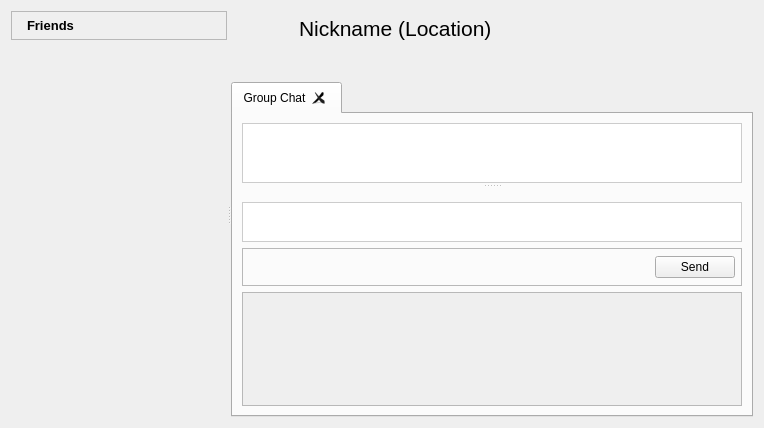
<?xml version="1.0" encoding="UTF-8"?>
<ui version="4.0">
 <class>FriendsDialog</class>
 <widget class="QWidget" name="FriendsDialog">
  <property name="geometry">
   <rect>
    <x>0</x>
    <y>0</y>
    <width>764</width>
    <height>428</height>
   </rect>
  </property>
  <layout class="QGridLayout" name="gridLayout_6">
   <item row="0" column="0">
    <widget class="QSplitter" name="splitter">
     <property name="orientation">
      <enum>Qt::Horizontal</enum>
     </property>
     <widget class="QWidget" name="layoutWidget">
      <layout class="QGridLayout" name="friendListLayout">
       <property name="horizontalSpacing">
        <number>6</number>
       </property>
       <property name="verticalSpacing">
        <number>0</number>
       </property>
       <item row="0" column="0">
        <widget class="QFrame" name="titleBarFrame">
         <property name="frameShape">
          <enum>QFrame::StyledPanel</enum>
         </property>
         <property name="frameShadow">
          <enum>QFrame::Raised</enum>
         </property>
         <layout class="QHBoxLayout" name="horizontalLayout_2">
          <property name="margin">
           <number>2</number>
          </property>
          <item>
           <widget class="QLabel" name="titleBarPixmap">
            <property name="text">
             <string/>
            </property>
            <property name="pixmap">
             <pixmap resource="images.qrc">:/images/user/friends24.png</pixmap>
            </property>
           </widget>
          </item>
          <item>
           <widget class="QLabel" name="titleBarLabel">
            <property name="font">
             <font>
              <family>Arial</family>
              <pointsize>10</pointsize>
              <weight>75</weight>
              <bold>true</bold>
             </font>
            </property>
            <property name="text">
             <string>Friends</string>
            </property>
           </widget>
          </item>
          <item>
           <spacer>
            <property name="orientation">
             <enum>Qt::Horizontal</enum>
            </property>
            <property name="sizeHint" stdset="0">
             <size>
              <width>123</width>
              <height>13</height>
             </size>
            </property>
           </spacer>
          </item>
          <item>
           <widget class="QToolButton" name="displayButton">
            <property name="sizePolicy">
             <sizepolicy hsizetype="Fixed" vsizetype="Fixed">
              <horstretch>30</horstretch>
              <verstretch>0</verstretch>
             </sizepolicy>
            </property>
            <property name="focusPolicy">
             <enum>Qt::NoFocus</enum>
            </property>
            <property name="toolTip">
             <string>Display</string>
            </property>
            <property name="icon">
             <iconset resource="images.qrc">
              <normaloff>:/images/looknfeel.png</normaloff>:/images/looknfeel.png</iconset>
            </property>
            <property name="iconSize">
             <size>
              <width>32</width>
              <height>16</height>
             </size>
            </property>
            <property name="popupMode">
             <enum>QToolButton::InstantPopup</enum>
            </property>
            <property name="autoRaise">
             <bool>true</bool>
            </property>
           </widget>
          </item>
          <item>
           <widget class="QToolButton" name="menutoolButton">
            <property name="focusPolicy">
             <enum>Qt::NoFocus</enum>
            </property>
            <property name="toolTip">
             <string>Add</string>
            </property>
            <property name="text">
             <string/>
            </property>
            <property name="icon">
             <iconset resource="images.qrc">
              <normaloff>:/images/edit_add24.png</normaloff>:/images/edit_add24.png</iconset>
            </property>
            <property name="iconSize">
             <size>
              <width>32</width>
              <height>16</height>
             </size>
            </property>
            <property name="popupMode">
             <enum>QToolButton::InstantPopup</enum>
            </property>
            <property name="autoRaise">
             <bool>true</bool>
            </property>
           </widget>
          </item>
         </layout>
        </widget>
       </item>
       <item row="3" column="0">
        <widget class="FriendList" name="friendList" native="true">
         <property name="sizePolicy">
          <sizepolicy hsizetype="MinimumExpanding" vsizetype="Expanding">
           <horstretch>0</horstretch>
           <verstretch>0</verstretch>
          </sizepolicy>
         </property>
         <property name="minimumSize">
          <size>
           <width>150</width>
           <height>0</height>
          </size>
         </property>
         <property name="styleSheet">
          <string notr="true">b{}</string>
         </property>
        </widget>
       </item>
      </layout>
     </widget>
     <widget class="QWidget" name="layoutWidget_1">
      <layout class="QGridLayout" name="tabLayout">
       <property name="verticalSpacing">
        <number>1</number>
       </property>
       <item row="0" column="0">
        <widget class="QFrame" name="headerFrame">
         <property name="minimumSize">
          <size>
           <width>0</width>
           <height>70</height>
          </size>
         </property>
         <property name="maximumSize">
          <size>
           <width>16777215</width>
           <height>70</height>
          </size>
         </property>
         <layout class="QGridLayout" name="gridLayout">
          <property name="leftMargin">
           <number>1</number>
          </property>
          <property name="topMargin">
           <number>1</number>
          </property>
          <item row="0" column="0" rowspan="2">
           <widget class="AvatarWidget" name="avatar">
            <property name="minimumSize">
             <size>
              <width>61</width>
              <height>61</height>
             </size>
            </property>
            <property name="maximumSize">
             <size>
              <width>61</width>
              <height>61</height>
             </size>
            </property>
           </widget>
          </item>
          <item row="0" column="1" colspan="2">
           <widget class="QLabel" name="nicknameLabel">
            <property name="minimumSize">
             <size>
              <width>0</width>
              <height>32</height>
             </size>
            </property>
            <property name="maximumSize">
             <size>
              <width>16777215</width>
              <height>42</height>
             </size>
            </property>
            <property name="font">
             <font>
              <pointsize>16</pointsize>
             </font>
            </property>
            <property name="text">
             <string notr="true">Nickname (Location)</string>
            </property>
           </widget>
          </item>
          <item row="0" column="3">
           <spacer name="horizontalSpacer">
            <property name="orientation">
             <enum>Qt::Horizontal</enum>
            </property>
            <property name="sizeHint" stdset="0">
             <size>
              <width>221</width>
              <height>76</height>
             </size>
            </property>
           </spacer>
          </item>
          <item row="1" column="2" colspan="2">
           <spacer name="horizontalSpacer_2">
            <property name="orientation">
             <enum>Qt::Horizontal</enum>
            </property>
            <property name="sizeHint" stdset="0">
             <size>
              <width>277</width>
              <height>20</height>
             </size>
            </property>
           </spacer>
          </item>
          <item row="1" column="1">
           <widget class="QToolButton" name="mypersonalstatusLabel">
            <property name="sizePolicy">
             <sizepolicy hsizetype="Minimum" vsizetype="Preferred">
              <horstretch>0</horstretch>
              <verstretch>0</verstretch>
             </sizepolicy>
            </property>
            <property name="toolTip">
             <string>Edit Personal message</string>
            </property>
            <property name="text">
             <string/>
            </property>
            <property name="autoRaise">
             <bool>true</bool>
            </property>
           </widget>
          </item>
         </layout>
        </widget>
       </item>
       <item row="1" column="0">
        <widget class="ChatTabWidget" name="tabWidget">
         <property name="currentIndex">
          <number>0</number>
         </property>
         <property name="tabsClosable">
          <bool>true</bool>
         </property>
         <widget class="QWidget" name="groupChatTab">
          <attribute name="title">
           <string>Group Chat</string>
          </attribute>
          <layout class="QGridLayout" name="gridLayout_3">
           <item row="1" column="0">
            <widget class="QFrame" name="toolBarFrame">
             <property name="maximumSize">
              <size>
               <width>16777215</width>
               <height>38</height>
              </size>
             </property>
             <property name="frameShape">
              <enum>QFrame::StyledPanel</enum>
             </property>
             <property name="frameShadow">
              <enum>QFrame::Raised</enum>
             </property>
             <layout class="QHBoxLayout" name="horizontalLayout">
              <property name="margin">
               <number>6</number>
              </property>
              <item>
               <widget class="QToolButton" name="emoticonBtn">
                <property name="sizePolicy">
                 <sizepolicy hsizetype="Expanding" vsizetype="Expanding">
                  <horstretch>0</horstretch>
                  <verstretch>0</verstretch>
                 </sizepolicy>
                </property>
                <property name="minimumSize">
                 <size>
                  <width>24</width>
                  <height>24</height>
                 </size>
                </property>
                <property name="maximumSize">
                 <size>
                  <width>24</width>
                  <height>24</height>
                 </size>
                </property>
                <property name="focusPolicy">
                 <enum>Qt::NoFocus</enum>
                </property>
                <property name="icon">
                 <iconset resource="images.qrc">
                  <normaloff>:/images/emoticons/kopete/kopete020.png</normaloff>:/images/emoticons/kopete/kopete020.png</iconset>
                </property>
                <property name="iconSize">
                 <size>
                  <width>24</width>
                  <height>24</height>
                 </size>
                </property>
                <property name="autoRaise">
                 <bool>true</bool>
                </property>
               </widget>
              </item>
              <item>
               <widget class="QToolButton" name="textboldChatButton">
                <property name="sizePolicy">
                 <sizepolicy hsizetype="Expanding" vsizetype="Expanding">
                  <horstretch>0</horstretch>
                  <verstretch>0</verstretch>
                 </sizepolicy>
                </property>
                <property name="minimumSize">
                 <size>
                  <width>24</width>
                  <height>24</height>
                 </size>
                </property>
                <property name="maximumSize">
                 <size>
                  <width>24</width>
                  <height>24</height>
                 </size>
                </property>
                <property name="focusPolicy">
                 <enum>Qt::NoFocus</enum>
                </property>
                <property name="toolTip">
                 <string>Bold</string>
                </property>
                <property name="icon">
                 <iconset resource="images.qrc">
                  <normaloff>:/images/edit-bold.png</normaloff>:/images/edit-bold.png</iconset>
                </property>
                <property name="checkable">
                 <bool>true</bool>
                </property>
                <property name="autoRaise">
                 <bool>true</bool>
                </property>
               </widget>
              </item>
              <item>
               <widget class="QToolButton" name="textunderlineChatButton">
                <property name="sizePolicy">
                 <sizepolicy hsizetype="Expanding" vsizetype="Expanding">
                  <horstretch>0</horstretch>
                  <verstretch>0</verstretch>
                 </sizepolicy>
                </property>
                <property name="minimumSize">
                 <size>
                  <width>24</width>
                  <height>24</height>
                 </size>
                </property>
                <property name="maximumSize">
                 <size>
                  <width>24</width>
                  <height>24</height>
                 </size>
                </property>
                <property name="focusPolicy">
                 <enum>Qt::NoFocus</enum>
                </property>
                <property name="toolTip">
                 <string>Underline</string>
                </property>
                <property name="text">
                 <string/>
                </property>
                <property name="icon">
                 <iconset resource="images.qrc">
                  <normaloff>:/images/edit-underline.png</normaloff>:/images/edit-underline.png</iconset>
                </property>
                <property name="checkable">
                 <bool>true</bool>
                </property>
                <property name="autoRaise">
                 <bool>true</bool>
                </property>
               </widget>
              </item>
              <item>
               <widget class="QToolButton" name="textitalicChatButton">
                <property name="sizePolicy">
                 <sizepolicy hsizetype="Expanding" vsizetype="Expanding">
                  <horstretch>0</horstretch>
                  <verstretch>0</verstretch>
                 </sizepolicy>
                </property>
                <property name="minimumSize">
                 <size>
                  <width>24</width>
                  <height>24</height>
                 </size>
                </property>
                <property name="maximumSize">
                 <size>
                  <width>24</width>
                  <height>24</height>
                 </size>
                </property>
                <property name="focusPolicy">
                 <enum>Qt::NoFocus</enum>
                </property>
                <property name="toolTip">
                 <string>Italic</string>
                </property>
                <property name="icon">
                 <iconset resource="images.qrc">
                  <normaloff>:/images/edit-italic.png</normaloff>:/images/edit-italic.png</iconset>
                </property>
                <property name="checkable">
                 <bool>true</bool>
                </property>
                <property name="autoRaise">
                 <bool>true</bool>
                </property>
               </widget>
              </item>
              <item>
               <widget class="QToolButton" name="fontsButton">
                <property name="sizePolicy">
                 <sizepolicy hsizetype="Expanding" vsizetype="Expanding">
                  <horstretch>0</horstretch>
                  <verstretch>0</verstretch>
                 </sizepolicy>
                </property>
                <property name="minimumSize">
                 <size>
                  <width>24</width>
                  <height>24</height>
                 </size>
                </property>
                <property name="maximumSize">
                 <size>
                  <width>24</width>
                  <height>24</height>
                 </size>
                </property>
                <property name="focusPolicy">
                 <enum>Qt::NoFocus</enum>
                </property>
                <property name="toolTip">
                 <string>Font</string>
                </property>
                <property name="icon">
                 <iconset resource="images.qrc">
                  <normaloff>:/images/fonts.png</normaloff>:/images/fonts.png</iconset>
                </property>
                <property name="autoRaise">
                 <bool>true</bool>
                </property>
               </widget>
              </item>
              <item>
               <widget class="QToolButton" name="colorChatButton">
                <property name="sizePolicy">
                 <sizepolicy hsizetype="Expanding" vsizetype="Expanding">
                  <horstretch>0</horstretch>
                  <verstretch>0</verstretch>
                 </sizepolicy>
                </property>
                <property name="minimumSize">
                 <size>
                  <width>24</width>
                  <height>24</height>
                 </size>
                </property>
                <property name="maximumSize">
                 <size>
                  <width>24</width>
                  <height>24</height>
                 </size>
                </property>
                <property name="focusPolicy">
                 <enum>Qt::NoFocus</enum>
                </property>
                <property name="toolTip">
                 <string>Text Color</string>
                </property>
                <property name="autoRaise">
                 <bool>true</bool>
                </property>
               </widget>
              </item>
              <item>
               <widget class="QToolButton" name="menuButton">
                <property name="sizePolicy">
                 <sizepolicy hsizetype="Expanding" vsizetype="Expanding">
                  <horstretch>0</horstretch>
                  <verstretch>0</verstretch>
                 </sizepolicy>
                </property>
                <property name="minimumSize">
                 <size>
                  <width>24</width>
                  <height>24</height>
                 </size>
                </property>
                <property name="maximumSize">
                 <size>
                  <width>24</width>
                  <height>24</height>
                 </size>
                </property>
                <property name="focusPolicy">
                 <enum>Qt::NoFocus</enum>
                </property>
                <property name="icon">
                 <iconset resource="images.qrc">
                  <normaloff>:/images/configure.png</normaloff>:/images/configure.png</iconset>
                </property>
                <property name="iconSize">
                 <size>
                  <width>22</width>
                  <height>22</height>
                 </size>
                </property>
                <property name="popupMode">
                 <enum>QToolButton::InstantPopup</enum>
                </property>
                <property name="autoRaise">
                 <bool>true</bool>
                </property>
               </widget>
              </item>
              <item>
               <widget class="QToolButton" name="addfileButton">
                <property name="sizePolicy">
                 <sizepolicy hsizetype="Expanding" vsizetype="Expanding">
                  <horstretch>0</horstretch>
                  <verstretch>0</verstretch>
                 </sizepolicy>
                </property>
                <property name="minimumSize">
                 <size>
                  <width>26</width>
                  <height>26</height>
                 </size>
                </property>
                <property name="maximumSize">
                 <size>
                  <width>26</width>
                  <height>26</height>
                 </size>
                </property>
                <property name="focusPolicy">
                 <enum>Qt::NoFocus</enum>
                </property>
                <property name="toolTip">
                 <string>Attach File</string>
                </property>
                <property name="icon">
                 <iconset resource="images.qrc">
                  <normaloff>:/images/add-share24.png</normaloff>:/images/add-share24.png</iconset>
                </property>
                <property name="iconSize">
                 <size>
                  <width>24</width>
                  <height>24</height>
                 </size>
                </property>
                <property name="autoRaise">
                 <bool>true</bool>
                </property>
               </widget>
              </item>
              <item>
               <spacer>
                <property name="orientation">
                 <enum>Qt::Horizontal</enum>
                </property>
                <property name="sizeType">
                 <enum>QSizePolicy::Expanding</enum>
                </property>
                <property name="sizeHint" stdset="0">
                 <size>
                  <width>321</width>
                  <height>20</height>
                 </size>
                </property>
               </spacer>
              </item>
              <item>
               <widget class="QPushButton" name="Sendbtn">
                <property name="text">
                 <string>Send</string>
                </property>
               </widget>
              </item>
             </layout>
            </widget>
           </item>
           <item row="0" column="0">
            <widget class="QSplitter" name="splitter_2">
             <property name="orientation">
              <enum>Qt::Vertical</enum>
             </property>
             <property name="handleWidth">
              <number>5</number>
             </property>
             <property name="childrenCollapsible">
              <bool>false</bool>
             </property>
             <widget class="LinkTextBrowser" name="msgText">
              <property name="sizePolicy">
               <sizepolicy hsizetype="Expanding" vsizetype="Expanding">
                <horstretch>0</horstretch>
                <verstretch>0</verstretch>
               </sizepolicy>
              </property>
              <property name="minimumSize">
               <size>
                <width>0</width>
                <height>60</height>
               </size>
              </property>
              <property name="contextMenuPolicy">
               <enum>Qt::CustomContextMenu</enum>
              </property>
              <property name="styleSheet">
               <string notr="true">QTextEdit#msgText{border: 1px solid #CCCCCC;
background: white;}</string>
              </property>
              <property name="readOnly">
               <bool>true</bool>
              </property>
             </widget>
             <widget class="QWidget" name="layoutWidget_2">
              <layout class="QVBoxLayout" name="verticalLayoutEdit">
               <property name="spacing">
                <number>0</number>
               </property>
               <item>
                <widget class="QLabel" name="statusStringLabel">
                 <property name="text">
                  <string/>
                 </property>
                </widget>
               </item>
               <item>
                <widget class="QTextEdit" name="lineEdit">
                 <property name="sizePolicy">
                  <sizepolicy hsizetype="Expanding" vsizetype="Expanding">
                   <horstretch>0</horstretch>
                   <verstretch>0</verstretch>
                  </sizepolicy>
                 </property>
                 <property name="minimumSize">
                  <size>
                   <width>0</width>
                   <height>30</height>
                  </size>
                 </property>
                 <property name="contextMenuPolicy">
                  <enum>Qt::CustomContextMenu</enum>
                 </property>
                 <property name="toolTip">
                  <string>Messages entered here are sent to all connected friends</string>
                 </property>
                 <property name="styleSheet">
                  <string notr="true">QTextEdit#lineEdit{border: 1px solid #CCCCCC;
}</string>
                 </property>
                </widget>
               </item>
              </layout>
             </widget>
            </widget>
           </item>
           <item row="2" column="0">
            <widget class="HashBox" name="hashBox">
             <property name="sizePolicy">
              <sizepolicy hsizetype="Expanding" vsizetype="MinimumExpanding">
               <horstretch>0</horstretch>
               <verstretch>0</verstretch>
              </sizepolicy>
             </property>
             <property name="widgetResizable">
              <bool>true</bool>
             </property>
            </widget>
           </item>
          </layout>
         </widget>
        </widget>
       </item>
      </layout>
     </widget>
    </widget>
   </item>
  </layout>
  <action name="actionClear_Chat_History">
   <property name="icon">
    <iconset resource="images.qrc">
     <normaloff>:/images/edit-clear-history.png</normaloff>:/images/edit-clear-history.png</iconset>
   </property>
   <property name="text">
    <string>Clear Chat History</string>
   </property>
  </action>
  <action name="actionAdd_Friend">
   <property name="icon">
    <iconset resource="images.qrc">
     <normaloff>:/images/user/add_user16.png</normaloff>:/images/user/add_user16.png</iconset>
   </property>
   <property name="text">
    <string>Add Friend</string>
   </property>
  </action>
  <action name="actionCreate_new_Profile">
   <property name="icon">
    <iconset resource="images.qrc">
     <normaloff>:/images/contact_new.png</normaloff>:/images/contact_new.png</iconset>
   </property>
   <property name="text">
    <string>Create new Profile</string>
   </property>
  </action>
  <action name="actionCreate_New_Forum">
   <property name="icon">
    <iconset resource="images.qrc">
     <normaloff>:/images/new_forum16.png</normaloff>:/images/new_forum16.png</iconset>
   </property>
   <property name="text">
    <string>Create new Forum</string>
   </property>
   <property name="toolTip">
    <string>Create new Forum</string>
   </property>
   <property name="shortcut">
    <string>F</string>
   </property>
  </action>
  <action name="actionCreate_New_Channel">
   <property name="icon">
    <iconset resource="images.qrc">
     <normaloff>:/images/add_channel24.png</normaloff>:/images/add_channel24.png</iconset>
   </property>
   <property name="text">
    <string>Create new Channel</string>
   </property>
   <property name="toolTip">
    <string>Create new Channel</string>
   </property>
   <property name="shortcut">
    <string>C</string>
   </property>
  </action>
  <action name="actionSet_your_Avatar">
   <property name="icon">
    <iconset resource="images.qrc">
     <normaloff>:/images/add_image24.png</normaloff>:/images/add_image24.png</iconset>
   </property>
   <property name="text">
    <string>Add your Avatar Picture</string>
   </property>
   <property name="shortcut">
    <string>A</string>
   </property>
  </action>
  <action name="actionSet_your_Personal_Message">
   <property name="icon">
    <iconset resource="images.qrc">
     <normaloff>:/images/message-news.png</normaloff>:/images/message-news.png</iconset>
   </property>
   <property name="text">
    <string>Set your Personal Message</string>
   </property>
   <property name="toolTip">
    <string>Edit your status Message</string>
   </property>
  </action>
  <action name="actionMessageHistory">
   <property name="text">
    <string>Browse Message History</string>
   </property>
   <property name="toolTip">
    <string>Browse History</string>
   </property>
  </action>
  <action name="actionSave_History">
   <property name="text">
    <string>Save Chat History</string>
   </property>
   <property name="toolTip">
    <string>Save Chat History</string>
   </property>
  </action>
  <action name="actionAdd_Group">
   <property name="icon">
    <iconset resource="images.qrc">
     <normaloff>:/images/user/add_group22.png</normaloff>:/images/user/add_group22.png</iconset>
   </property>
   <property name="text">
    <string>Add a new Group</string>
   </property>
   <property name="toolTip">
    <string>Add a new Group</string>
   </property>
  </action>
  <action name="actionDelete_Chat_History">
   <property name="icon">
    <iconset resource="images.qrc">
     <normaloff>:/images/edit-clear-history.png</normaloff>:/images/edit-clear-history.png</iconset>
   </property>
   <property name="text">
    <string>Delete Chat History</string>
   </property>
   <property name="toolTip">
    <string>Deletes all stored and displayed chat history</string>
   </property>
  </action>
  <action name="actionCreate_new_Chat_lobby">
   <property name="icon">
    <iconset resource="images.qrc">
     <normaloff>:/images/user/agt_forum24.png</normaloff>:/images/user/agt_forum24.png</iconset>
   </property>
   <property name="text">
    <string>Create new Chat lobby</string>
   </property>
   <property name="toolTip">
    <string>Create new Chat lobby</string>
   </property>
  </action>
  <action name="actionFriendRecommendations">
   <property name="icon">
    <iconset resource="images.qrc">
     <normaloff>:/images/user/invite24.png</normaloff>:/images/user/invite24.png</iconset>
   </property>
   <property name="text">
    <string>Friend Recommendations</string>
   </property>
  </action>
  <action name="actionChooseFont">
   <property name="text">
    <string>Choose Font</string>
   </property>
  </action>
  <action name="actionResetFont">
   <property name="text">
    <string>Reset font to default</string>
   </property>
  </action>
 </widget>
 <customwidgets>
  <customwidget>
   <class>AvatarWidget</class>
   <extends>QLabel</extends>
   <header>gui/common/AvatarWidget.h</header>
   <container>1</container>
  </customwidget>
  <customwidget>
   <class>FriendList</class>
   <extends>QWidget</extends>
   <header>gui/common/FriendList.h</header>
   <container>1</container>
  </customwidget>
  <customwidget>
   <class>LinkTextBrowser</class>
   <extends>QTextBrowser</extends>
   <header>gui/common/LinkTextBrowser.h</header>
  </customwidget>
  <customwidget>
   <class>HashBox</class>
   <extends>QScrollArea</extends>
   <header location="global">gui/common/HashBox.h</header>
   <container>1</container>
  </customwidget>
  <customwidget>
   <class>ChatTabWidget</class>
   <extends>QTabWidget</extends>
   <header location="global">gui/chat/ChatTabWidget.h</header>
   <container>1</container>
  </customwidget>
 </customwidgets>
 <resources>
  <include location="images.qrc"/>
 </resources>
 <connections/>
</ui>
